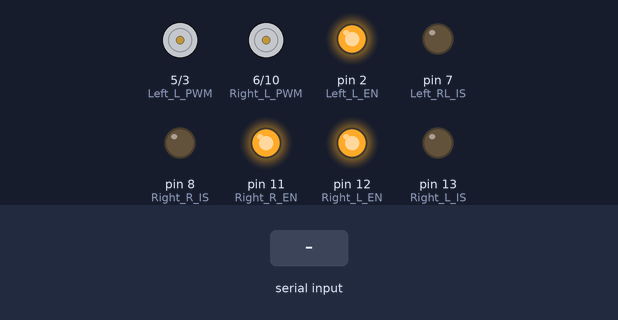
The sketch below on a simulated Arduino Uno, built with avr-gcc and run on an emulated ATmega328P. On the bench: motor-driver pin pairs drawn as motors (green arrow = first pin HIGH = forward, orange = second pin HIGH = backward, longer = more drive), output pins drawn as LEDs (lit = HIGH). The test bench sets the inputs (shaded band). Pins used as bus, display or sensor lines are not drawn; what the sketch prints to the serial monitor is not drawn.

Above: at 1.2 s.
1.3 s: "1" received over Serial
At 2.5 s:
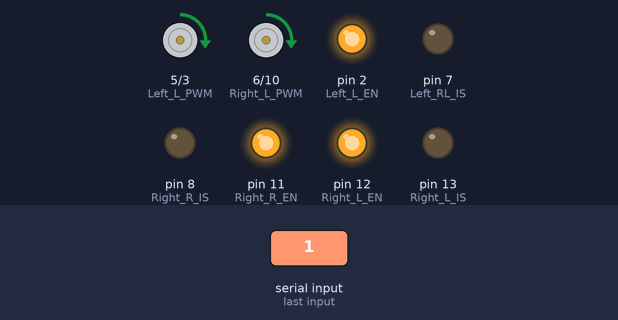
2.8 s: "2" received over Serial
At 3.6 s:
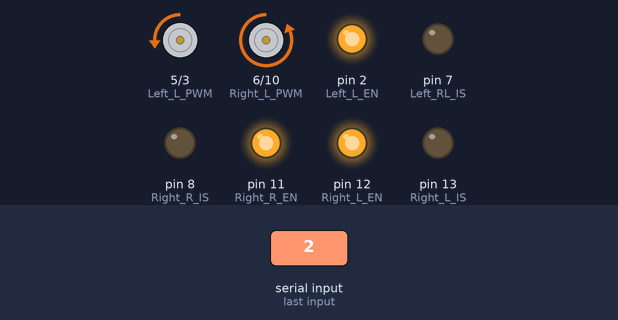
4.3 s: "3" received over Serial
At 4.8 s:
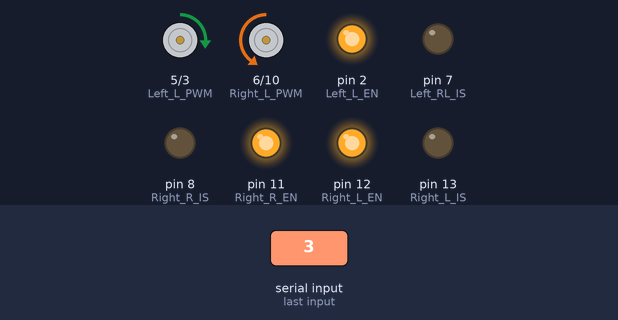
5.8 s: "4" received over Serial
At 7.0 s:
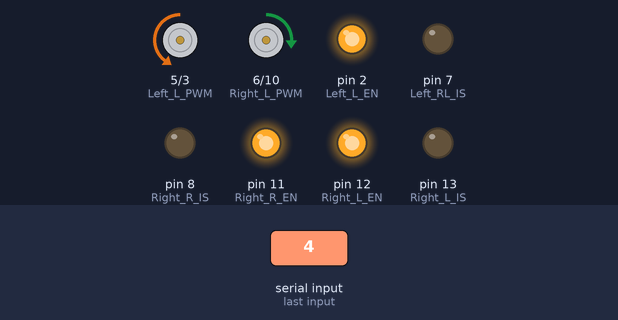
7.3 s: "2" received over Serial
At 8.3 s:
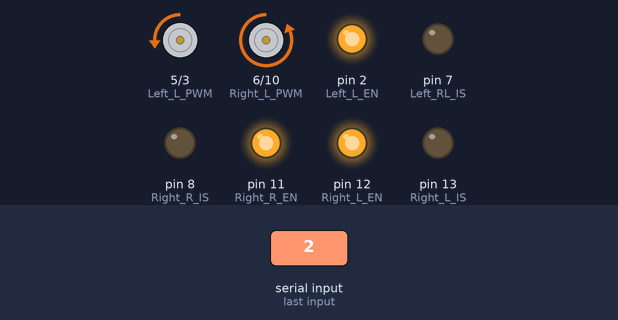
Timing chart, 0 to 9.8 s (numbered marks = the images above; inputs shaded):
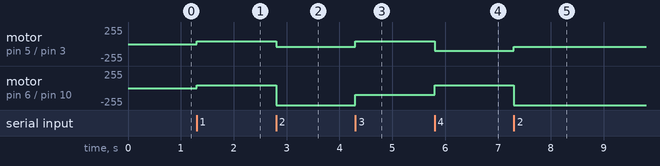

Measured:
- after the input at 1.3 s, motor on pin 5 (Left_L_PWM) / pin 3 (Left_R_PWM), motor on pin 6 (Right_L_PWM) / pin 10 (Right_R_PWM): stopped → forward 44/255 at once
- after the input at 2.8 s, motor on pin 5 (Left_L_PWM) / pin 3 (Left_R_PWM): forward 44/255 → backward 44/255 at once; motor on pin 6 (Right_L_PWM) / pin 10 (Right_R_PWM): forward 44/255 → backward 255/255 at once
- after the input at 4.3 s, motor on pin 5 (Left_L_PWM) / pin 3 (Left_R_PWM): backward 44/255 → forward 44/255 at once; motor on pin 6 (Right_L_PWM) / pin 10 (Right_R_PWM): backward 255/255 → backward 100/255 at once
- after the input at 5.8 s, motor on pin 5 (Left_L_PWM) / pin 3 (Left_R_PWM): forward 44/255 → backward 100/255 at once; motor on pin 6 (Right_L_PWM) / pin 10 (Right_R_PWM): backward 100/255 → forward 44/255 at once
- after the input at 7.3 s, motor on pin 5 (Left_L_PWM) / pin 3 (Left_R_PWM): backward 100/255 → backward 44/255 at once; motor on pin 6 (Right_L_PWM) / pin 10 (Right_R_PWM): forward 44/255 → backward 255/255 at once

The sketch:

marvin.ino
```cpp
int echo = 4;
int trig = 9;

int Left_L_EN = 2;
int Left_L_PWM = 5;
int Left_RL_IS = 7;
int Left_R_EN = 1;
int Left_R_PWM = 3;

int Right_L_IS = 13;
int Right_L_EN = 12;
int Right_L_PWM = 6;
int Right_R_IS = 8;
int Right_R_EN = 11;
int Right_R_PWM = 10;

void setup() {
  // put your setup code here, to run once:

  Serial.begin(9600);

  pinMode(Left_L_EN, OUTPUT);
  pinMode(Left_L_PWM, OUTPUT);
  pinMode(Left_RL_IS, OUTPUT);
  pinMode(Left_R_EN, OUTPUT);
  pinMode(Left_R_PWM, OUTPUT);

  pinMode(Right_L_IS, OUTPUT);
  pinMode(Right_L_EN, OUTPUT);
  pinMode(Right_L_PWM, OUTPUT);
  pinMode(Right_R_IS, OUTPUT);
  pinMode(Right_R_EN, OUTPUT);
  pinMode(Right_R_PWM, OUTPUT);


  digitalWrite(Left_RL_IS, LOW);
  digitalWrite(Left_L_EN, HIGH);
  digitalWrite(Left_R_EN, HIGH);

  digitalWrite(Right_L_IS, LOW);
  digitalWrite(Right_L_EN, HIGH);
  digitalWrite(Right_R_IS, LOW);
  digitalWrite(Right_R_EN, HIGH);

}

void forward (int velocity) {

   analogWrite(Right_R_PWM, 0);
   analogWrite(Right_L_PWM, velocity);
   analogWrite(Left_R_PWM, 0);
   analogWrite(Left_L_PWM, velocity);

}

void backward (int velocity) {

  analogWrite(Right_R_PWM, velocity);
  analogWrite(Right_L_PWM, 0);
  analogWrite(Left_R_PWM, velocity);
  analogWrite(Left_L_PWM, 0);

}

void right () {

  analogWrite(Right_R_PWM, 100);
  analogWrite(Right_L_PWM, 0);
  analogWrite(Left_R_PWM, 0);
  analogWrite(Left_L_PWM, 300);

}

void left () {

  analogWrite(Right_R_PWM, 0);
  analogWrite(Right_L_PWM, 300);
  analogWrite(Left_R_PWM, 100);
  analogWrite(Left_L_PWM, 0);

}

void stp () {
  analogWrite(Right_R_PWM, 0);
  analogWrite(Right_L_PWM, 0);
  analogWrite(Left_R_PWM, 0);
  analogWrite(Left_L_PWM, 0);
}

void loop() {
  // put your main code here, to run repeatedly:


  if (Serial.available()) {
    char ans = Serial.read();
    Serial.print(ans=='1');
    if (ans == '1') {
      forward(300);
    } else if (ans == '2') {
      backward(300);
    } else if (ans == '3') {
      right();
    } else if (ans == '4') {
      left();
    } else if (ans == '5') {
      stp();
    }
    delay(1000);
  }

}
```
